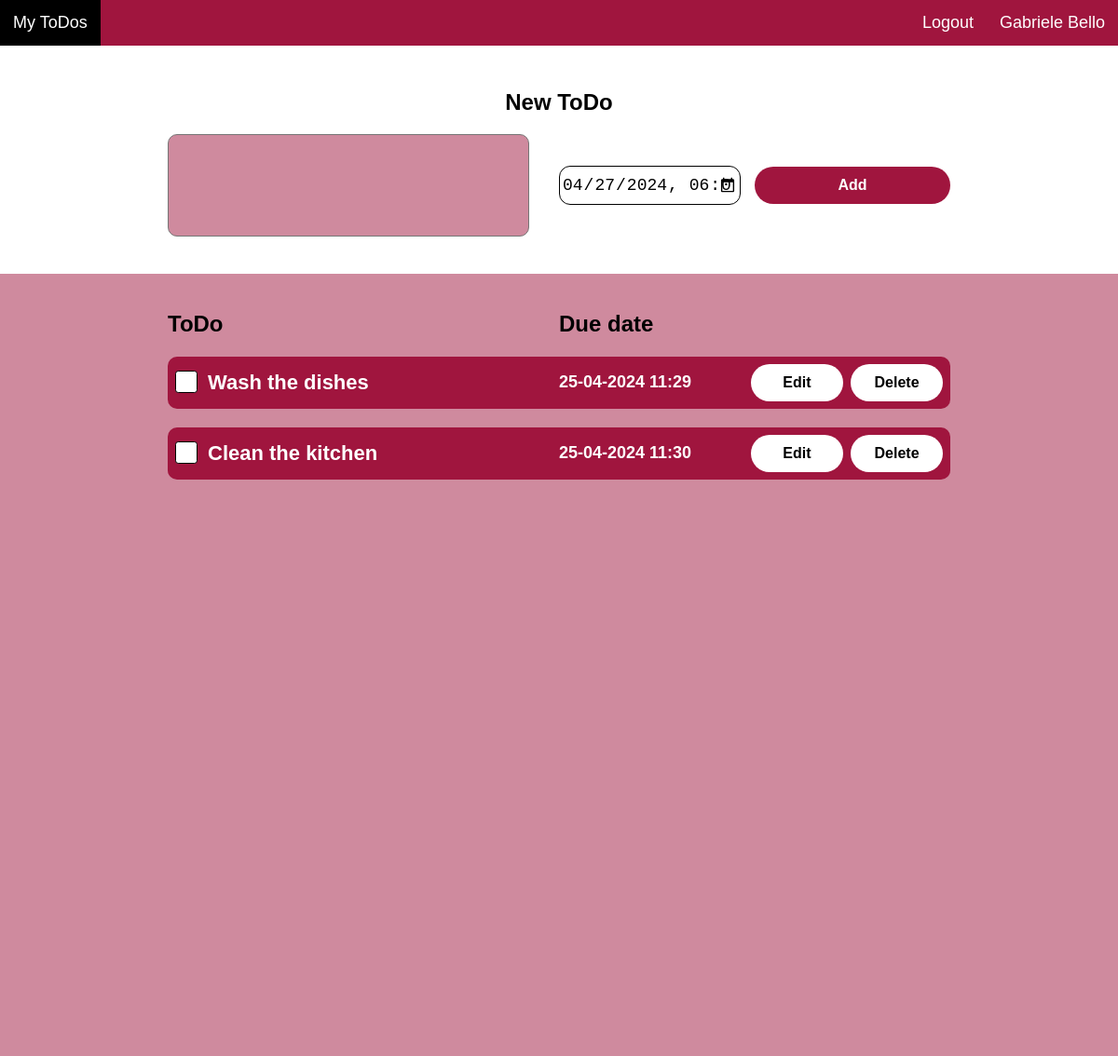
The page / (signed in) on the database as committed earlier.
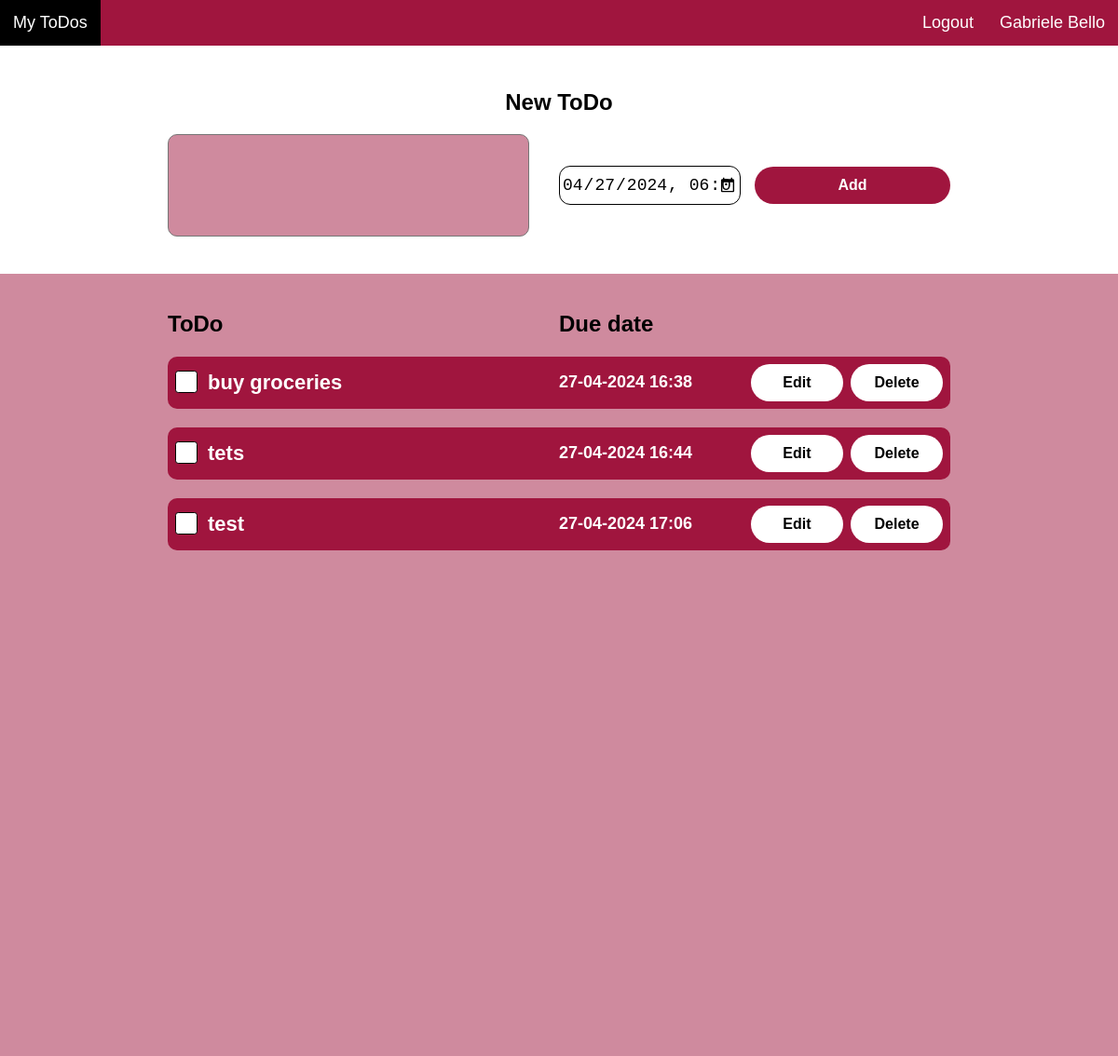
The same page on the database as committed later.
### app/models.py (models this page shows)
class User(db.Model, UserMixin):
  id = db.Column(db.Integer, primary_key=True)
  email = db.Column(db.String(150), unique=True)
  username = db.Column(db.String(150), unique=True)
  full_name = db.Column(db.String(150))
  password = db.Column(db.String(150))
  todos = db.relationship("ToDo")

class ToDo(db.Model):
  id = db.Column(db.Integer, primary_key=True)
  text = db.Column(db.String(10000))
  status = db.Column(db.Boolean)
  date = db.Column(db.DateTime(timezone=True), default=func.now())
  user_id = db.Column(db.Integer, db.ForeignKey("user.id"))

### app/views.py (the view)
@views.route("/", methods=["GET", "POST"])
@login_required
def dashboard():
  now = datetime.now()
  now = now.strftime("%Y-%m-%dT%H:%M")
  if request.method == "POST":
    todo = request.form.get("todo")
    date = datetime.strptime(request.form.get("date"), '%Y-%m-%dT%H:%M')
    print(date)
    if len(todo) < 1:
      flash("Insert text.", category="error")
    else:
      new_todo = ToDo(text=todo, date=date, user_id=current_user.id, status=False)
      db.session.add(new_todo)
      db.session.commit()
      flash("ToDo created!", category="success")
    return render_template("dashboard.html", user=current_user, now=now)
  elif request.method == "GET":
    return render_template("dashboard.html", user=current_user, now=now)

### app/views.py (called while the page is built)
@views.context_processor
def my_utility_processor():
  def convert_date(date):
    return date.strftime("%d-%m-%Y %H:%M")
  return dict(convert_date=convert_date)

### main.py (called while the page is built)
@login_manager.user_loader
def load_user(id):
  return User.query.get(int(id))

### templates/dashboard.html (shortened to what this page needs)
{% extends "layout.html" %}
{% block main %}
<div class="todo-form-div">
  <h1>New ToDo</h1>
  <form method="post" action="/" class="todo-form">
    <textarea name="todo" class="todo-textarea"></textarea>
    <input class="todo-date" type="datetime-local" name="date" value="{{now}}" min="{{now}}">
    <button type="submit" class="main-button">Add</button>
  </form>
</div>
<div class="bottom-div">
  <div class="todos-header"><div>ToDo</div><div>Due date</div></div>
  <ul class="todos-list">
    {% for todo in user.todos %}
      <li class="todos-list-{{ todo.id }}">
        {% if todo.status == true %}
        <div class="checkbox-container checkbox-container-{{ todo.id }}">
          <input data-id="{{ todo.id }}" id="checkbox{{ todo.id }}" type="checkbox" class="checkbox-{{ todo.id }} checkbox" checked>
          <label for="checkbox{{ todo.id }}"><span class="todo-text-{{ todo.id }}">{{ todo.text }}</span></label>
        </div>
        <form class="hide edit-form-{{ todo.id }} edit-form" method="POST" action="/edit-todo">
          <textarea class="edit-input" placeholder="Insert edited ToDo" name="edited_todo" autocomplete="off">{{todo.text}}</textarea>
          <input class="edit-date" type="datetime-local" name="edited_date" value="{{todo.date}}">
          <button class="sec-button" name="button" value="{{ todo.id }}" type="submit" >Save</button>
        </form>
        {% else %}
        <div class="checkbox-container checkbox-container-{{ todo.id }}">
          <label for="checkbox{{ todo.id }}"><span class="todo-text-{{ todo.id }}">{{ todo.text }}</span></label>
        </div>
        {% endif %}
        <div class="date-text date-text-{{todo.id}}">{{convert_date(todo.date)}}</div>
        <button data-id="{{ todo.id }}" id="editButton" class="edit-button edit-button-{{ todo.id }} sec-button">Edit</button>
        <button class="sec-button delete-button-{{ todo.id }}" data-id="{{ todo.id }}" id="deleteButton">Delete</button>
      </li>
    {% endfor %}
  </ul>
</div>
{% endblock %}

### templates/layout.html (shortened to what this page needs)
<!DOCTYPE html>
<html lang="en">
<head>
  <link rel="stylesheet" href="../static/styles/navbar.css">
  <link rel="stylesheet" href="../static/styles/buttons.css">
  <link rel="stylesheet" href="../static/styles/forms.css">
  <link rel="stylesheet" href="../static/styles/todos.css">
  <link rel="stylesheet" href="../static/styles/switchers.css">
  <link rel="stylesheet" href="../static/styles/general.css">
</head>
<body>
  <nav class="header-navbar">
    <ul>
      {% if user.is_authenticated %}
      <li class="left"><a class="a" href="/">My ToDos</a></li>
      <li class="right"><a class="a" href="/my-account">{% if user.full_name %}{{user.full_name}}{% else %}{{ user.username }}{% endif %}</a></li>
      <li class="right"><a class="a" href="/logout">Logout</a></li>
      {% else %}
      <li class="left logo">ToDo</li>
      <li class="right"><a class="a" href="/login">Login</a></li>
      <li class="right"><a class="a" href="/sign-up">Sign Up</a></li>
      {% endif %}
    </ul>
  </nav>
  <section>
    {% block main %}
    {% endblock %}
  </section>
</body>
</html>

### static/styles/navbar.css (style rules this page uses)
.header-navbar ul { list-style-type: none; width: 100%; margin: 0; padding: 0; position: fixed; background-color: #A0153E; z-index: 9999; top: 0; }
.left { display: inline; float: left; }
.right { display: inline; float: right; }
.a, .logo { display: block; color: white; text-decoration: none; text-align: center; padding-top: 14px; padding-bottom: 14px; padding-left: 14px; padding-right: 14px; font-size: 18px; transition: all 0.15s; height: 100%; }
.a[href="/my-account"] { overflow: hidden; white-space: nowrap; }

### static/styles/buttons.css (style rules this page uses)
.main-button, .sec-button { height: 40px; border: none; border-radius: 20px; font-size: 16px; cursor: pointer; transition: all 0.1s; font-weight: 600; }
.main-button { background-color: #A0153E; color: #ffffff; }
.sec-button { background-color: #ffffff; color: #000000; }

### static/styles/forms.css (style rules this page uses)
.todo-form-div { display: flex; flex-direction: column; align-items: center; width: 100%; }
.todo-form { display: grid; grid-template-columns: 50% 25% 25%; width: 70%; justify-content: center; align-items: center; }
label { font-size: 20px; font-weight: bold; }
.todo-textarea { background-color: #CF8A9E; font-size: 20px; font-weight: bold; color: black; font-family: Arial, Helvetica, sans-serif; resize: none; margin: 0; height: 100px; border-radius: 10px; padding: 4px; width: 90%; outline: none; }

### static/styles/todos.css (style rules this page uses)
.todos-list { display: flex; flex-direction: column; list-style-type: none; row-gap: 20px; width: 70%; padding-inline-start: 0px; }
.todos-list li { display: grid; grid-template-columns: 50% 25% 12% 1% 12%; align-items: center; padding: 8px; background-color:#A0153E; border-radius: 10px; }
.todos-list li span { width: 90%; word-wrap: break-word; }
.todos-header { font-size: 24px; font-weight: bold; width: 70%; display: grid; grid-template-columns: 50% 50%; }
.todo-date, .edit-date { width: 90%; border-radius: 12px; font-size: 18px; height: 40px; border: none; padding-left: 2px; padding-right: 2px; }
.todo-date { border: 1px solid black; }
.date-text { font-size: 18px; font-weight: bold; color: white; }
.checkbox-container label { cursor: pointer; font-size: 22px; color: white; display: flex; }
.checkbox-container label::before { content: ''; padding-left: 0.5em; padding-right: 0.5em; height: 1em; border: .05em solid black; border-radius: .15em; margin-right: .5em; background-color: white; }

### static/styles/switchers.css (style rules this page uses)
.active-nav { background-color: black; }

### static/styles/general.css (style rules this page uses)
html, body { font-family: Arial, Helvetica, sans-serif; margin: 0; height: 100%; }
.bottom-div { background-color: #CF8A9E; margin-top: 40px; padding-top: 40px; display: flex; flex-direction: column; align-items: center; row-gap: 5px; height: 100%; }
section { margin-top: 40px; padding-top: 3%; height: 100%; }

Rows that differ between the two databases and show on the page:
removed ToDo: text "Wash the dishes", date "25-04-2024 11:29"
removed ToDo: text "Clean the kitchen", date "25-04-2024 11:30"
added ToDo: text "buy groceries", date "27-04-2024 16:38"
added ToDo: text "tets", date "27-04-2024 16:44"
added ToDo: text "test", date "27-04-2024 17:06"
